Frame 1 (no input): blank canvas, image omitted
Frame 60 (the mouse pressed at the canvas centre just before this capture): blank canvas, image omitted
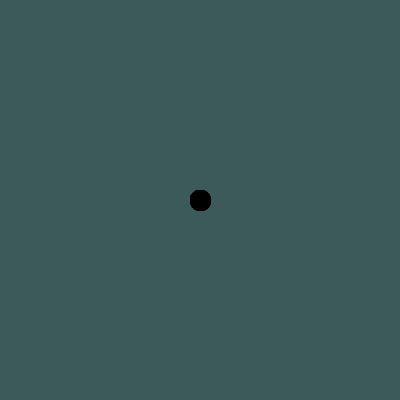
Frame 120 (the mouse held since frame 60 and released just before this capture)

The Processing sketch whose frames 1 and 60 were blank and that drew this single picture after the mouse press (run headless with seeded random() and noise(); from frame 60 on, the mouse is pressed at the canvas centre):

// Processing sketch: processing_96070
// ── processing_96070.pde


void setup() {
  size (400,400);
  background(60,90,90);
}

void draw() {
  
  if (mousePressed) {
 ellipse(mouseX,mouseY, 20,20);
 fill(0);
  } else {
  }
}
